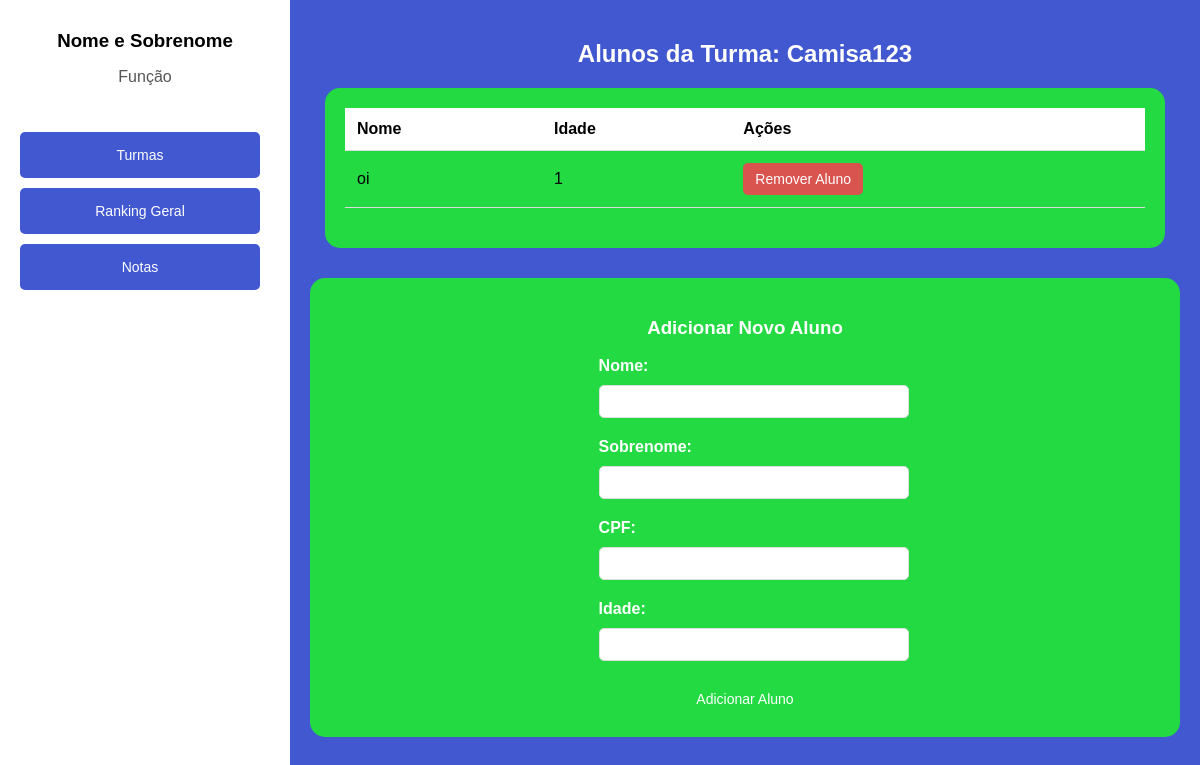
Screenshot of /cadastros/turmas/8/alunos/ (signed in) with the database file from the repository.
### cadastros/models.py (models this page shows, shortened)
class Turma(models.Model):
    nome = models.CharField(max_length=100)
    unidade = models.CharField(max_length=100)

class Aluno(models.Model):
    nome = models.CharField(max_length=30)
    sobrenome = models.CharField(max_length=30)
    cpf = models.CharField(max_length=11, unique=True)
    idade = models.IntegerField()
    turma = models.ForeignKey(Turma, on_delete=models.CASCADE, related_name='alunos')
    user = models.OneToOneField(User, on_delete=models.CASCADE, null=True, blank=True, related_name='aluno')

### cadastros/views.py (the view, shortened to what this page needs)
# urls.py: path('turmas/<int:turma_id>/alunos/', AlunoView.as_view(), name='listar_alunos'),
class AlunoView(TurmaView):  # Herda de TurmaView
    login_url = '/login/'  # Redireciona para login se não autenticado
    template_name_list = 'alunos.html'
    template_name_add = 'adicionar_aluno.html'
    def get(self, request, turma_id, aluno_id=None):
        turma = get_object_or_404(Turma, id=turma_id)
        if aluno_id:  # Editar aluno existente
            aluno = get_object_or_404(Aluno, id=aluno_id)
            return render(request, self.template_name_edit, {'turma': turma, 'aluno': aluno})
        elif request.path.endswith('adicionar/'):  # Página para adicionar novo aluno
            return render(request, self.template_name_add, {'turma': turma})
        else:  # Listar alunos da turma
            alunos = Aluno.objects.filter(turma=turma)
            return render(request, self.template_name_list, {'turma': turma, 'alunos': alunos})

### cadastros/templates/alunos.html (shortened to what this page needs)
<!DOCTYPE html>
<html lang="pt-br">
<head>
</head>
<body>
    <div class="sidebar">
        <div class="profile">
            <h3>Nome e Sobrenome</h3>
            <p>Função</p>
        </div>
        <nav>
            <a href="{% url 'turmas' %}">Turmas</a>
            <a href="#">Ranking Geral</a>
            <a href="#">Notas</a>
        </nav>
    </div>
    <div class="container">
        <h2>Alunos da Turma: {{ turma.nome }}</h2>
        <div class="table-container">
            <table>
                <thead>
                    <tr>
                        <th>Nome</th>
                        <th>Idade</th>
                        <th>Ações</th>
                    </tr>
                </thead>
                <tbody>
                    {% for aluno in alunos %}
                    <tr>
                        <td>{{ aluno.nome }}</td>
                        <td>{{ aluno.idade }}</td>
                        <td>
                            <form method="post" action="{% url 'remover_aluno' turma.id aluno.id %}" style="display:inline;">
                                <button type="button" class="remover-aluno" onclick="confirmarRemocao(this.form)">Remover Aluno</button>
                            </form>
                        </td>
                    </tr>
                    {% endfor %}
                </tbody>
            </table>
        </div>
        <div class="add-aluno-container">
            <h3>Adicionar Novo Aluno</h3>
            <form method="POST" action="{% url 'adicionar_aluno' turma.id %}">
                <label for="nome">Nome:</label>
                <input type="text" id="nome" name="nome" required><br>
                <label for="sobrenome">Sobrenome:</label>
                <input type="text" id="sobrenome" name="sobrenome" required><br>
                <label for="cpf">CPF:</label>
                <input type="text" id="cpf" name="cpf" required pattern="\d{11}" title="Digite um CPF válido (11 dígitos)"><br>
                <label for="idade">Idade:</label>
                <input type="number" id="idade" name="idade" required><br>
                <button type="submit" class="add-aluno">Adicionar Aluno</button>
            </form>
        </div>
</body>
</html>

### cadastros/templates/alunos.html (style rules this page uses)
body { font-family: Arial, sans-serif; background-color: rgb(65, 88, 208); color: #333; margin: 0; padding: 0; display: flex; height: 100vh; }
.sidebar { width: 250px; background-color: white; padding: 20px; color: black; display: flex; flex-direction: column; justify-content: flex-start; }
.sidebar .profile { text-align: center; margin-bottom: 30px; }
.sidebar .profile h3 { margin: 10px 0 5px; color: black; }
.sidebar .profile p { color: #555; }
.sidebar nav { display: flex; flex-direction: column; }
.sidebar nav a { text-decoration: none; color: white; padding: 15px; border-radius: 5px; background-color: rgb(65, 88, 208); margin-bottom: 10px; text-align: center; }
.container { flex: 1; padding: 20px; background-color: rgb(65, 88, 208); color: white; }
h2 { text-align: center; color: #fff; margin-top: 20px; }
.table-container { margin: 0 auto; padding: 20px; max-width: 800px; background-color: rgb(35, 218, 67); border-radius: 15px; color: black; }
table { width: 100%; border-collapse: collapse; margin-bottom: 20px; }
th, td { text-align: left; padding: 12px; border-bottom: 1px solid #ddd; }
th { background-color: #ffffff; color: black; font-weight: bold; }
a, button { background-color: #007BFF; color: white; text-decoration: none; padding: 8px 12px; border-radius: 5px; font-size: 14px; cursor: pointer; border: none; }
a { margin-right: 10px; }
.remover-aluno { background-color: #D9534F; }
.add-aluno-container { margin-top: 30px; text-align: center; background-color: rgb(35, 218, 67); padding: 20px; border-radius: 15px; }
.add-aluno-container form { display: inline-block; text-align: left; }
label { color: white; font-weight: bold; }
input[type="text"], input[type="number"] { width: 100%; padding: 8px; margin: 10px 0 20px 0; border-radius: 5px; border: 1px solid #ddd; }
.add-aluno { background-color: rgb(35, 218, 67); color: white; padding: 10px 20px; border-radius: 8px; text-decoration: none; display: block; width: 150px; margin: 0 auto; text-align: center; }

### rows the page displays
Turma: nome "Camisa123"
Aluno: nome "oi", idade "1"
